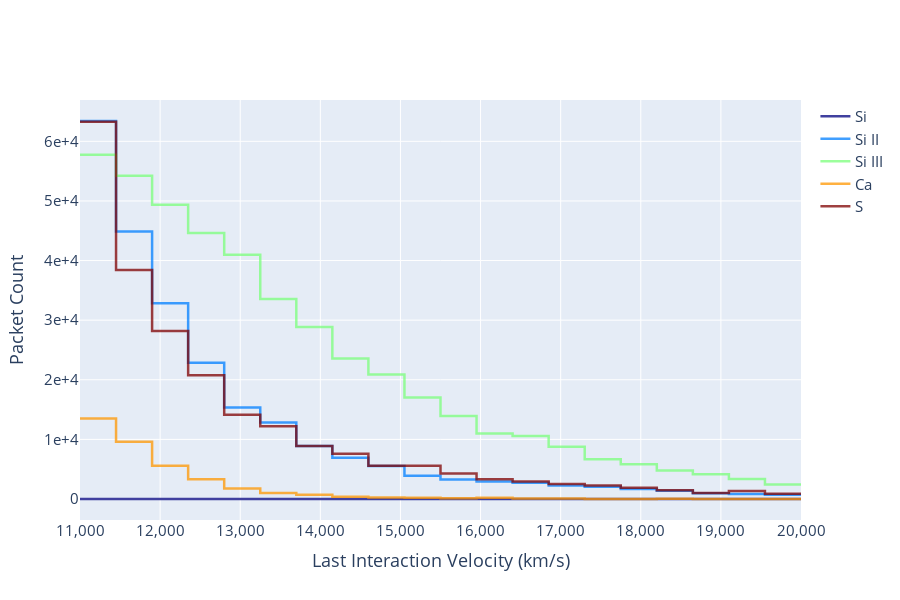

Write notebook code for a chart like this one.
### Markdown cell above
### Choosing what elements/ions to plot

You can pass a `species_list` for the species you want plotted in the Last Interaction Velocity Plot. Valid options include elements (e.g., Si), ions (specified in Roman numeral format, e.g., Si II), a range of ions (e.g., Si I-III), or any combination of these.

### Code cell
plotter.generate_plot_ply(species_list = ["Si I-III", "Ca", "S"])
